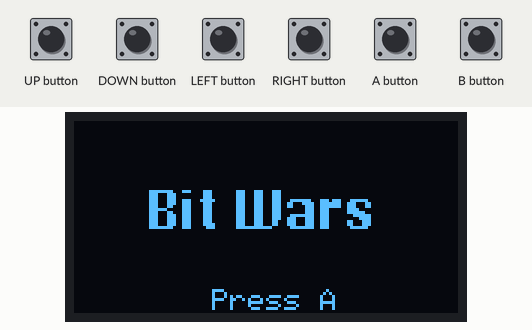
Recording of a sketch running on a simulated Arduboy, built with avr-gcc and run on an emulated ATmega32U4. Parts: 128×64 one-colour display. The test bench sets the inputs (shaded band). Random numbers use the default seed unless the sketch sets one.

Above: at 4.2 s.
4.3 s: A button pressed for 0.15 s
At 4.36 s:
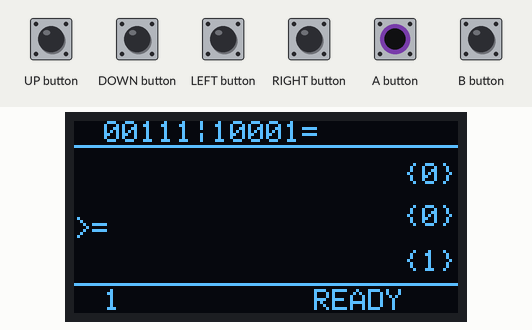
5.0 s: LEFT button pressed for 0.15 s
At 6.2 s:
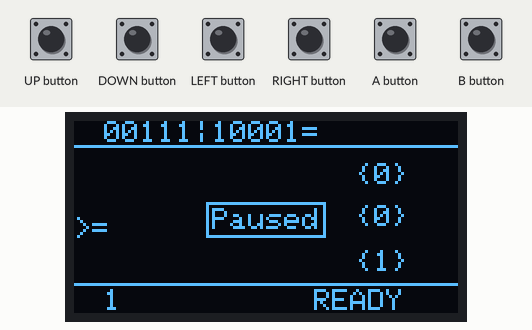
6.6 s: LEFT button pressed for 1 s
At 6.76 s:
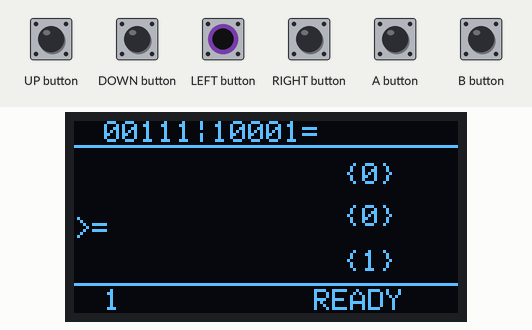
8.2 s: A button pressed for 1 s
At 8.7 s:
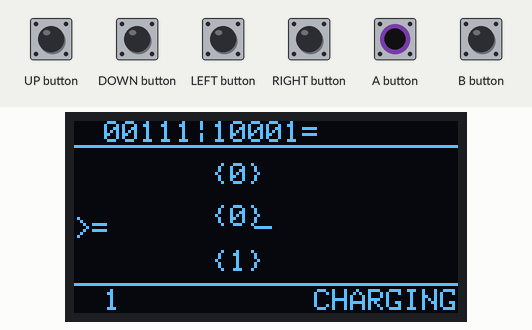
Timing chart, 0 to 11.2 s (numbered marks = the images above; inputs shaded):
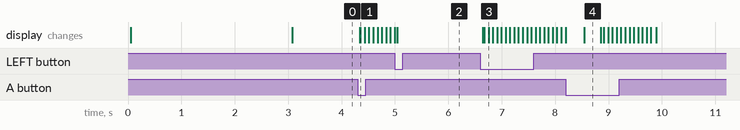

Measured:
- after the input at 4.3 s, the display: first changes at once (image 1 shows a later state)
- after the input at 6.6 s, the display: first changes at once (image 3 shows a later state)

The sketch:

BitWars.ino
```cpp
#include <Arduboy2.h>
#include "Round.h"
#include "Player.h"
#include "Lazer.h"
#include "Enemy.h"
#include "Bitmaps.h"

#define EX WIDTH-16
#define EY1 14
#define EY2 HEIGHT/2 - 4
#define EY3 HEIGHT - 21

enum class GameState : unsigned char
{
  Title, Play, Pause, GameOver
};

Arduboy2 ab;
Sprites sprite;
Round rond;
Player player;
Lazer* lazer = NULL;
Enemy enemy1 = Enemy(EX,EY1,1);
Enemy enemy2 = Enemy(EX,EY2,0);
Enemy enemy3 = Enemy(EX,EY3,0);
GameState gameState = GameState::Title;
byte thrust = 2;
String ops[5] = {"&", "|", "^", "<<", ">>"};
String guess;

void setup()
{
  ab.begin();
  ab.clear();
  sprite.drawSelfMasked(0,0, ArduboyTitle_RetrobitCoder, 0);
  ab.display();
  ab.delayShort(3000);
  mainMenu();
}

void createEnemies()
{
  byte value1 = rand() % 2;
  byte value2 = rand() % 2;
  byte value3;
  if(value1 == 1 && value2 == 1) value3 = 0;
  else if(value1 == 0 && value2 == 0) value3 = 1;
  else value3 = rand() % 2;
  enemy1.setValue(value1);
  enemy1.setX(EX);
  enemy2.setValue(value2);
  enemy2.setX(EX);
  enemy3.setValue(value3);
  enemy3.setX(EX);
}

void mainMenu()
{
  ab.drawBitmap(0,0, BitWars, WIDTH, HEIGHT, WHITE);
  ab.setCursor(WIDTH/2-18, HEIGHT-8);
  ab.print("Press A");
  if(ab.justPressed(A_BUTTON))
  {
    gameState = GameState::Play;
    ab.initRandomSeed();
    rond.resetRound();
    start();
  }
}

//start new round
void start()
{
  if(rond.getRoundNumber() == 2147483647) gameState = GameState::GameOver;
  guess = "";
  byte a = rand() % 32;
  byte b = rand() % 32;
  int opsPos = rand() % 5;
  rond.createProblem(a, b, ops[opsPos]);
  createEnemies();
}

void drawProblem()
{
  ab.setCursor(10,0);
  ab.print(rond.getProblem()+guess);
  ab.setCursor(10, HEIGHT-8);
  ab.print(rond.getRoundNumber());
}

void drawLazer()
{
  ab.drawLine(lazer->getX1(), lazer->getY1(), lazer->getX2(), lazer->getY2());
}

void drawPlayer()
{
  ab.setCursor(0, player.getY());
  ab.print(player.getShip());
}

void drawEnemies()
{
  ab.setCursor(enemy1.getX(), enemy1.getY());
  if(!enemy1.isDead()) ab.print(enemy1.getShip());
  ab.setCursor(enemy2.getX(), enemy2.getY());
  if(!enemy2.isDead()) ab.print(enemy2.getShip());
  ab.setCursor(enemy3.getX(), enemy3.getY());
  if(!enemy3.isDead()) ab.print(enemy3.getShip());
}

void drawGameHUD()
{
  ab.drawLine(0,8,WIDTH,8);
  ab.drawLine(0,HEIGHT-10, WIDTH, HEIGHT-10);
  ab.setCursor(WIDTH/2+16, HEIGHT-8);
  if(lazer == NULL) ab.print("READY");
  else ab.print("CHARGING");
}

void draw()
{
  drawProblem();
  drawPlayer();
  drawEnemies();
  drawGameHUD();
  if(lazer != NULL) drawLazer();
}

//keep track of guess
void answer(byte value)
{
  guess = guess + value;
  if(guess.length() >= 5)
  {
    if(rond.checkAnswer(guess)) start();
    else gameState = GameState::GameOver;
  }
}

void enemyCollisionCheck()
{
  byte x = 12;
  byte y = player.getY();

  if(x >= enemy1.getX() && x <= enemy1.getX() + 12)
  {
    if(y >= enemy1.getY() && y <= enemy1.getY() + 6) gameState = GameState::GameOver;
    else if(y + 6 >= enemy1.getY() && y + 6 <= enemy1.getY() + 6) gameState = GameState::GameOver;
  }
  if(x >= enemy2.getX() && x <= enemy2.getX() + 12)
  {
    if(y >= enemy2.getY() && y <= enemy2.getY() + 6) gameState = GameState::GameOver;
    else if(y + 6 >= enemy2.getY() && y + 6 <= enemy2.getY() + 6) gameState = GameState::GameOver;
  }
  if(x >= enemy3.getX() && x <= enemy3.getX() + 12)
  {
    if(y >= enemy3.getY() && y <= enemy3.getY() + 6) gameState = GameState::GameOver;
    else if(y + 6 >= enemy3.getY() && y + 6 <= enemy3.getY() + 6) gameState = GameState::GameOver;
  }
}

//check for wall and enemy collisions
void collisionCheck()
{
  byte pos = player.getY();
  if(pos < 8) player.setY(9);
  else if(pos+8 > HEIGHT-10) player.setY(HEIGHT-17);
  if(lazer != NULL)
  {
    if(lazer->getX2() == WIDTH)
    {
      delete lazer;
      lazer = NULL;
    }
    if(lazer->getX2() >= enemy1.getX() && lazer->getX2() <= enemy1.getX() + 4)
    {
      if(lazer->getY2() >= enemy1.getY() && lazer->getY2() <= enemy1.getY() + 6)
      {
        delete lazer;
        lazer = NULL;
        enemy1.died();
        answer(enemy1.getValue());
      }
    }
    if(lazer->getX2() >= enemy2.getX() && lazer->getX2() <= enemy2.getX() + 4)
    {
      if(lazer->getY2() >= enemy2.getY() && lazer->getY2() <= enemy2.getY() + 6)
      {
        delete lazer;
        lazer = NULL;
        enemy2.died();
        answer(enemy2.getValue());
      }
    }
    if(lazer->getX2() >= enemy3.getX() && lazer->getX2() <= enemy3.getX() + 4)
    {
      if(lazer->getY2() >= enemy3.getY() && lazer->getY2() <= enemy3.getY() + 6)
      {
        delete lazer;
        lazer = NULL;
        enemy3.died();
        answer(enemy3.getValue());
      }
    }
  }
  if(enemy1.getX() < 2 || enemy2.getX() < 2 || enemy3.getX() < 2)
  {
    createEnemies();
  }
  enemyCollisionCheck();
}

void updateEnemies()
{
  if(!enemy1.isDead()) enemy1.updateEnemy();
  if(!enemy2.isDead()) enemy2.updateEnemy();
  if(!enemy3.isDead()) enemy3.updateEnemy();
  if(enemy1.isDead() && enemy2.isDead() && enemy3.isDead()) createEnemies();
}

void gameLoop()
{
  draw();
  if(ab.pressed(UP_BUTTON)) player.setY(player.getY() - thrust);
  else if(ab.pressed(DOWN_BUTTON)) player.setY(player.getY() + thrust);
  else if(ab.justPressed(LEFT_BUTTON)) gameState = GameState::Pause;
  else if(ab.justPressed(A_BUTTON)) if(lazer == NULL) lazer = new Lazer(0,player.getY() + 3,1);
  if(lazer != NULL) lazer->moveLazer();
  collisionCheck();
  if(ab.everyXFrames(5)) updateEnemies();
}

void pauseScreen()
{
  draw();
  ab.drawRect(WIDTH/2 - 20, HEIGHT/2 - 5, 40, 12);
  ab.setCursor(WIDTH/2 - 18, HEIGHT/2 - 3);
  ab.print("Paused");
  if(ab.justPressed(LEFT_BUTTON)) gameState = GameState::Play;
}

void gameOver()
{
  ab.setCursor(WIDTH/2-24,0);
  ab.print("Game Over");
  ab.setCursor(WIDTH/2-36, 12);
  ab.print("Round Reached");
  ab.setCursor(WIDTH/2-36,24);
  ab.print(rond.getRoundNumber());
  ab.setCursor(WIDTH/2-36,36);
  ab.print("Answer " + rond.getAnswer());
  ab.setCursor(WIDTH/2-60,48);
  ab.print("Made By RetrobitCoder");
  if(ab.justPressed(A_BUTTON)) gameState = GameState::Title;
}

void loop()
{
  if(!(ab.nextFrame())) return;
  ab.clear();
  ab.pollButtons();
  switch(gameState)
  {
    case GameState::Title:
      mainMenu();
      break;
    case GameState::Play:
      gameLoop();
      break;
    case GameState::Pause:
      pauseScreen();
      break;
    case GameState::GameOver:
      gameOver();
      break;
  }
  ab.display();
}
```

Enemy.cpp
```cpp
#include "Enemy.h"

Enemy::Enemy(byte xPos, byte yPos, byte num)
{
  this->x = xPos;
  this->y = yPos;
  this->value = num;
  this->ship = num;
  this->ship = "{" + this->ship + "}";
}

byte Enemy::getX()
{
  return this->x;
}

void Enemy::setX(byte pos)
{
  this->x = pos;
}

byte Enemy::getY()
{
  return this->y;
}

byte Enemy::getValue()
{
  return this->value;
}

void Enemy::setValue(byte num)
{
  this->value = num;
  this->ship = num;
  this->ship = "{" + this->ship + "}";
  this->dead = false;
}

String Enemy::getShip()
{
  return this->ship;
}

void Enemy::updateEnemy()
{
  this->x = this->x - this->movement;
}

bool Enemy::isDead()
{
  return this->dead;
}

void Enemy::died()
{
  this->dead = true;
}
```

Enemy.h
```cpp
#ifndef enemy_h
#define enemy_h

#include <Arduboy2.h>
#include "Lazer.h"

class Enemy
{
  public:
    Enemy(){};
    Enemy(byte xPos, byte yPos, byte num);
    //get x location
    byte getX();
    //set x location
    void setX(byte pos);
    //get y location
    byte getY();
    //get value
    byte getValue();
    //set value
    void setValue(byte num);
    //get ship
    String getShip();
    //update enemy
    void updateEnemy();
    //check if dead
    bool isDead();
    //dead
    void died();
  private:
    byte x;
    byte y;
    byte movement = 2;
    byte value;
    bool dead = false;
    String ship;
};

#endif
```

Lazer.cpp
```cpp
#include "Lazer.h"

Lazer::Lazer(byte x, byte y, byte dir)
{
  this->x1 = x;
  this->y1 = y;
  this->len = dir * this->len;
  this->movement = dir * this->movement;
  this->x2 = x + this->len;
  this->y2 = y;
}

byte Lazer::getX1()
{
  return this->x1;
}

byte Lazer::getY1()
{
  return this->y1;
}

byte Lazer::getX2()
{
  return this->x2;
}

byte Lazer::getY2()
{
  return this->y2;
}

void Lazer::moveLazer()
{
  this->x1 = x1 + movement;
  this->x2 = x2 + movement;
}
```

Lazer.h
```cpp
#ifndef lazer_h
#define lazer_h

#include <Arduboy2.h>

class Lazer
{
  public:
    Lazer(){};
    Lazer(byte x, byte y, byte dir);
    //get x1 location
    byte getX1();
    //get x2 location
    byte getX2();
    //get y1 location
    byte getY1();
    //get y2 location
    byte getY2();
    //move lazer
    void moveLazer();
  private:
    byte x1;
    byte y1;
    byte x2;
    byte y2;
    byte len = 5;
    byte movement = 3;
};

#endif
```

Player.cpp
```cpp
#include "Player.h"

byte Player::getY()
{
  return this->y;
}

void Player::setY(byte pos)
{
  this->y = pos;
}

String Player::getShip()
{
  return this->ship;
}
```

Player.h
```cpp
#ifndef player_h
#define player_h

#include <Arduboy2.h>

class Player
{
  public:
    Player()
    {
      x = 0;
      y = HEIGHT/2;
    }

    //get y location
    byte getY();
    //set y location
    void setY(byte pos);
    //get ascii ship
    String getShip();
  private:
    byte x;
    byte y;
    String ship = ">=";
};

#endif
```

Round.cpp
```cpp
#include "Round.h"

/*** Public ***/

String Round::getProblem()
{
  return this->problem;
}

void Round::createProblem(byte a, byte b, String op)
{
  if(op == "&")
  {
    this->answer = a & b;
  }
  else if(op == "|")
  {
    this->answer = a | b;
  }
  else if(op == "^")
  {
    this->answer = a ^ b;
  }
  else if(op == ">>")
  {
    this->answer = a >> b;
  }
  else
  {
    this->answer = a << b;
  }

  this->problem = convert(a) + op + convert(b) + "=";
  this->roundNum++;
}

bool Round::checkAnswer(String guess)
{
  return (guess == convert(this->answer));
}

long Round::getRoundNumber()
{
  return this->roundNum;
}

String Round::getAnswer()
{
  return convert(this->answer);
}

void Round::resetRound()
{
  this->roundNum = 0;
}
/*** Private ***/

String Round::convert(byte num)
{
  String numString = "";
  for(int i = 4; i >= 0; i--) numString = numString + ((num >> i) & 1);
  return numString;
}
```

Round.h
```cpp
#ifndef round_h
#define round_h

#include <Arduboy2.h>

class Round
{
  public:
    Round(){}

    //get round problem
    String getProblem();
    //create round problem
    void createProblem(byte a, byte b, String op);
    //check if user answer is right
    bool checkAnswer(String guess);
    //get the round number
    long getRoundNumber();
    //get correct answer
    String getAnswer();
    //reset round
    void resetRound();
  private:
    String problem;
    long roundNum = 0;
    byte byte1;
    byte byte2;
    byte answer;

    //convert 5bit num to binary representation as a String
    String convert(byte num);
};

#endif
```

Source omitted: Bitmaps.h (data table, 12441 bytes)
